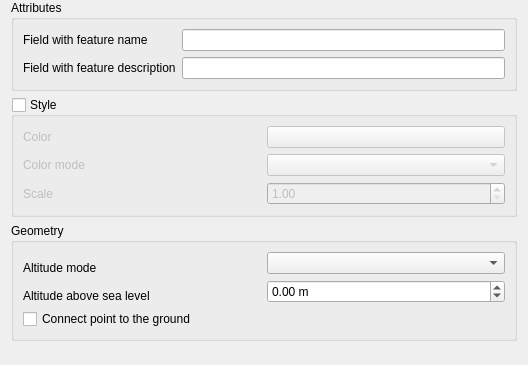
             <widget class="QWidget" name="scrollAreaWidgetContents">
              <property name="geometry">
               <rect>
                <x>0</x>
                <y>0</y>
                <width>528</width>
                <height>365</height>
               </rect>
              </property>
              <layout class="QVBoxLayout" name="verticalLayout_13">
               <property name="topMargin">
                <number>0</number>
               </property>
               <property name="bottomMargin">
                <number>0</number>
               </property>
               <item>
                <widget class="QgsCollapsibleGroupBox" name="grpPointAttributes">
                 <property name="title">
                  <string>Attributes</string>
                 </property>
                 <layout class="QGridLayout" name="gridLayout_10">
                  <item row="0" column="0">
                   <widget class="QLabel" name="label_19">
                    <property name="text">
                     <string>Field with feature name</string>
                    </property>
                   </widget>
                  </item>
                  <item row="0" column="1">
                   <widget class="QLineEdit" name="lePointName"/>
                  </item>
                  <item row="1" column="0">
                   <widget class="QLabel" name="label_18">
                    <property name="text">
                     <string>Field with feature description</string>
                    </property>
                   </widget>
                  </item>
                  <item row="1" column="1">
                   <widget class="QLineEdit" name="lePointDescription"/>
                  </item>
                 </layout>
                </widget>
               </item>
               <item>
                <widget class="QgsCollapsibleGroupBox" name="grpPointStyle">
                 <property name="title">
                  <string>Style</string>
                 </property>
                 <property name="checkable">
                  <bool>true</bool>
                 </property>
                 <property name="checked">
                  <bool>false</bool>
                 </property>
                 <property name="saveCollapsedState" stdset="0">
                  <bool>true</bool>
                 </property>
                 <property name="saveCheckedState" stdset="0">
                  <bool>true</bool>
                 </property>
                 <property name="collapsed" stdset="0">
                  <bool>false</bool>
                 </property>
                 <layout class="QGridLayout" name="gridLayout">
                  <item row="0" column="0">
                   <widget class="QLabel" name="label">
                    <property name="text">
                     <string>Color</string>
                    </property>
                   </widget>
                  </item>
                  <item row="0" column="1">
                   <widget class="QgsColorButton" name="btnPointColor">
                    <property name="sizePolicy">
                     <sizepolicy hsizetype="Preferred" vsizetype="Fixed">
                      <horstretch>0</horstretch>
                      <verstretch>0</verstretch>
                     </sizepolicy>
                    </property>
                    <property name="text">
                     <string/>
                    </property>
                    <property name="allowOpacity" stdset="0">
                     <bool>true</bool>
                    </property>
                   </widget>
                  </item>
                  <item row="1" column="0">
                   <widget class="QLabel" name="label_2">
                    <property name="text">
                     <string>Color mode</string>
                    </property>
                   </widget>
                  </item>
                  <item row="1" column="1">
                   <widget class="QComboBox" name="cmbPointColorMode"/>
                  </item>
                  <item row="2" column="0">
                   <widget class="QLabel" name="label_3">
                    <property name="text">
                     <string>Scale</string>
                    </property>
                   </widget>
                  </item>
                  <item row="2" column="1">
                   <widget class="QDoubleSpinBox" name="spnPointScale">
                    <property name="sizePolicy">
                     <sizepolicy hsizetype="Preferred" vsizetype="Fixed">
                      <horstretch>0</horstretch>
                      <verstretch>0</verstretch>
                     </sizepolicy>
                    </property>
                    <property name="minimum">
                     <double>1.000000000000000</double>
                    </property>
                    <property name="maximum">
                     <double>100.000000000000000</double>
                    </property>
                   </widget>
                  </item>
                 </layout>
                </widget>
               </item>
               <item>
                <widget class="QgsCollapsibleGroupBox" name="grpPointGeometry">
                 <property name="title">
                  <string>Geometry</string>
                 </property>
                 <property name="collapsed" stdset="0">
                  <bool>false</bool>
                 </property>
                 <property name="saveCollapsedState" stdset="0">
                  <bool>true</bool>
                 </property>
                 <property name="saveCheckedState" stdset="0">
                  <bool>false</bool>
                 </property>
                 <layout class="QGridLayout" name="gridLayout_2">
                  <item row="0" column="0" rowspan="2">
                   <widget class="QLabel" name="label_4">
                    <property name="text">
                     <string>Altitude mode</string>
                    </property>
                   </widget>
                  </item>
                  <item row="0" column="1">
                   <widget class="QComboBox" name="cmbPointAltitudeMode"/>
                  </item>
                  <item row="1" column="1" rowspan="2">
                   <widget class="QDoubleSpinBox" name="spnPointAltitude">
                    <property name="sizePolicy">
                     <sizepolicy hsizetype="Preferred" vsizetype="Fixed">
                      <horstretch>0</horstretch>
                      <verstretch>0</verstretch>
                     </sizepolicy>
                    </property>
                    <property name="suffix">
                     <string> m</string>
                    </property>
                    <property name="decimals">
                     <number>2</number>
                    </property>
                    <property name="minimum">
                     <double>-9999999.990000000223517</double>
                    </property>
                    <property name="maximum">
                     <double>9999999.990000000223517</double>
                    </property>
                    <property name="value">
                     <double>0.000000000000000</double>
                    </property>
                   </widget>
                  </item>
                  <item row="2" column="0">
                   <widget class="QLabel" name="label_5">
                    <property name="text">
                     <string>Altitude above sea level</string>
                    </property>
                   </widget>
                  </item>
                  <item row="3" column="0" colspan="2">
                   <widget class="QCheckBox" name="chkPointConnect">
                    <property name="text">
                     <string>Connect point to the ground</string>
                    </property>
                   </widget>
                  </item>
                 </layout>
                </widget>
               </item>
               <item>
                <spacer name="verticalSpacer">
                 <property name="orientation">
                  <enum>Qt::Vertical</enum>
                 </property>
                 <property name="sizeHint" stdset="0">
                  <size>
                   <width>20</width>
                   <height>40</height>
                  </size>
                 </property>
                </spacer>
               </item>
              </layout>
             </widget>
